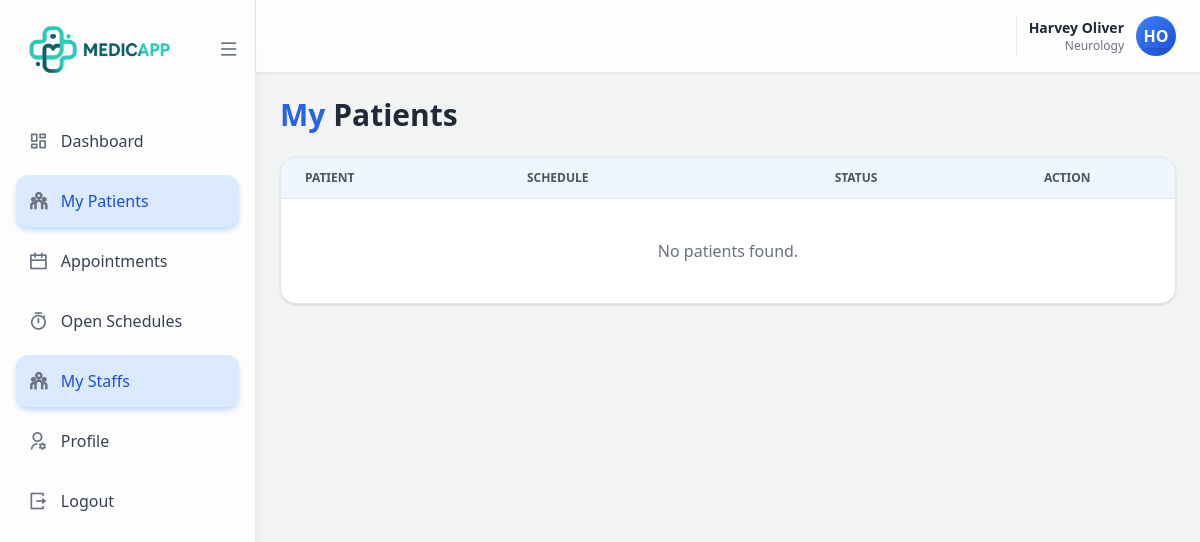
The page /doctor/patients (signed in) on the database as committed earlier.
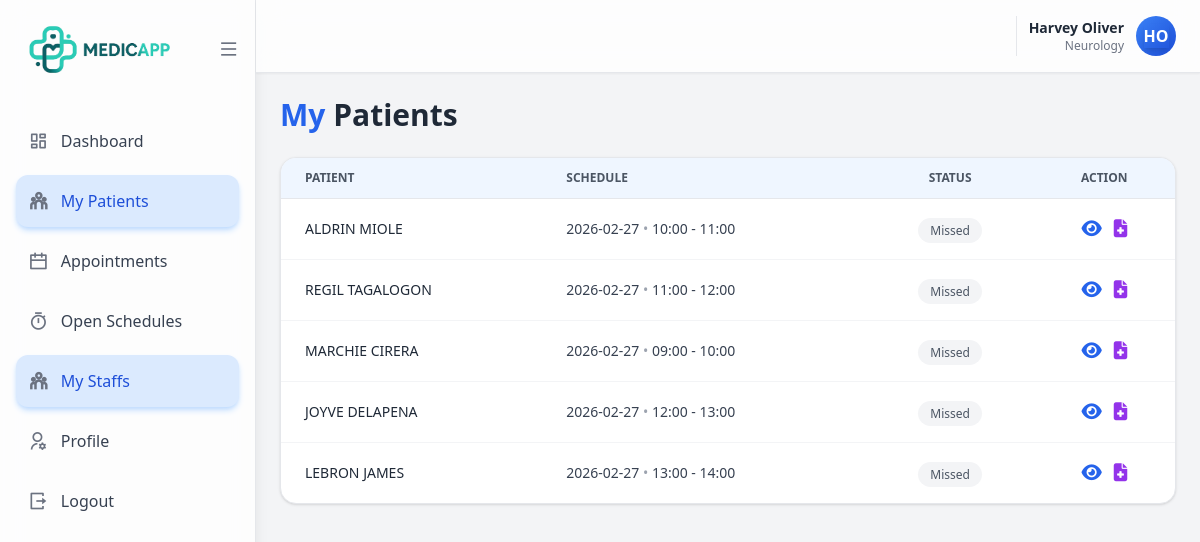
The same page on the database as committed later.
### app/models/appointment.py (models this page shows)
class Appointment(db.Model):
    __tablename__ = "appointment"
    appointment_id: Mapped[int] = mapped_column(Integer, primary_key=True, autoincrement=True)
    patient_id: Mapped[int] = mapped_column(ForeignKey("patient.patient_id"))
    doctor_id: Mapped[int] = mapped_column(ForeignKey("doctor.doctor_id"))
    doctor_schedule_id: Mapped[int] = mapped_column(
        ForeignKey("doctor_schedule.doctor_schedule_id"),
        nullable=True
    )
    appointment_date: Mapped[str] = mapped_column(String(10))
    appointment_time: Mapped[str] = mapped_column(String(20))
    reason: Mapped[str] = mapped_column(EncryptedColumn(), nullable=True)
    notes: Mapped[str | None] = mapped_column(EncryptedColumn(), nullable=True)
    status: Mapped[str] = mapped_column(String(20))
    type: Mapped[str] = mapped_column(String(30))
    reminder_1hr_sent: Mapped[bool] = mapped_column(db.Boolean, default=False)
    reminder_ontime_sent: Mapped[bool] = mapped_column(db.Boolean, default=False)
    created_at: Mapped[datetime] = mapped_column(DateTime, default=datetime.utcnow)
    patient: Mapped["Patient"] = relationship(back_populates="appointments")
    doctor: Mapped["Doctor"] = relationship(back_populates="appointments")
    payments: Mapped[list["PaymentRecord"]] = relationship(back_populates="appointment")
    record: Mapped["MedicalRecord"] = relationship(
        back_populates="appointment",
        uselist=False
    )
    schedule: Mapped["Doctor_Schedule"] = relationship(back_populates="appointments")

### app/models/patient.py (models this page shows, shortened)
class Patient(db.Model):
    __tablename__ = "patient"
    patient_id: Mapped[int] = mapped_column(
        Integer, primary_key=True, autoincrement=True
    )
    account_id: Mapped[int] = mapped_column(
        ForeignKey("account.account_id"),
        unique=True,
        nullable=False
    )
    firstname: Mapped[str] = mapped_column(String(50), nullable=False)
    middlename: Mapped[str | None] = mapped_column(String(50), nullable=True)
    lastname: Mapped[str] = mapped_column(String(50), nullable=False)
    gender: Mapped[str] = mapped_column(EncryptedColumn(), nullable=False)
    birthdate: Mapped[date] = mapped_column(Date, nullable=False)
    age: Mapped[int] = mapped_column(Integer, nullable=False)
    blood_type: Mapped[str | None] = mapped_column(EncryptedColumn(), nullable=True)
    civil_status: Mapped[str | None] = mapped_column(EncryptedColumn(), nullable=True)
    current_house_no: Mapped[str | None] = mapped_column(EncryptedColumn(), nullable=True)
    current_street: Mapped[str | None] = mapped_column(EncryptedColumn(), nullable=True)
    current_barangay: Mapped[str | None] = mapped_column(EncryptedColumn(), nullable=True)
    current_city: Mapped[str | None] = mapped_column(EncryptedColumn(), nullable=True)
    current_province: Mapped[str | None] = mapped_column(EncryptedColumn(), nullable=True)
    current_zipcode: Mapped[str | None] = mapped_column(EncryptedColumn(), nullable=True)
    permanent_house_no: Mapped[str] = mapped_column(EncryptedColumn(), nullable=False)
    permanent_street: Mapped[str | None] = mapped_column(EncryptedColumn(), nullable=True)
    permanent_barangay: Mapped[str] = mapped_column(EncryptedColumn(), nullable=False)
    permanent_city: Mapped[str] = mapped_column(EncryptedColumn(), nullable=False)
    permanent_province: Mapped[str] = mapped_column(EncryptedColumn(), nullable=False)
    permanent_zipcode: Mapped[str] = mapped_column(EncryptedColumn(), nullable=False)
    phone: Mapped[str] = mapped_column(nullable=False)
    phone_otp: Mapped[str | None] = mapped_column(EncryptedColumn(), nullable=True)
    phone_otp_expiry: Mapped[datetime | None] = mapped_column(DateTime, nullable=True)
    phone_verified: Mapped[bool] = mapped_column(default=False, nullable=False)
    email: Mapped[str | None] = mapped_column(nullable=True)
    email_otp: Mapped[str | None] = mapped_column(EncryptedColumn(), nullable=True)
    email_otp_expiry: Mapped[datetime | None] = mapped_column(DateTime, nullable=True)
    email_verified: Mapped[bool] = mapped_column(default=False, nullable=False)
    ec_name: Mapped[str | None] = mapped_column(EncryptedColumn(), nullable=True)
    ec_phone: Mapped[str | None] = mapped_column(EncryptedColumn(), nullable=True)
    ec_relation: Mapped[str | None] = mapped_column(EncryptedColumn(), nullable=True)
    ec_address: Mapped[str | None] = mapped_column(EncryptedColumn(), nullable=True)
    profile_image: Mapped[str | None] = mapped_column(nullable=True)
    missed_appointments = db.Column(db.Integer, default=0)
    is_suspended = db.Column(db.Boolean, default=False)
    suspended_at = db.Column(db.DateTime, nullable=True)
    created_at: Mapped[datetime] = mapped_column(
        DateTime, default=datetime.utcnow, nullable=False
    )
    updated_at: Mapped[datetime] = mapped_column(
        DateTime,
        default=datetime.utcnow,
        onupdate=datetime.utcnow,
        nullable=False
    )
    account: Mapped["Account"] = relationship(back_populates="patient")
    appointments: Mapped[list["Appointment"]] = relationship(back_populates="patient")
    records: Mapped[list["MedicalRecord"]] = relationship(back_populates="patient")
    notifications: Mapped[list["Notification"]] = relationship(back_populates="patient")
    history: Mapped["PatientHistoryBackground"] = relationship(
        back_populates="patient",
        uselist=False,
        cascade="all, delete-orphan"
    )
    medical_visibility: Mapped["MedicalVisibility"] = relationship(
        back_populates="patient",
        uselist=False,
        cascade="all, delete-orphan"
    )
    appointment_visibility: Mapped[list["AppointmentVisibility"]] = relationship(
        back_populates="patient",
        cascade="all, delete-orphan"
    )

### app/routes/doctor/patients.py (the view)
@doctor_bp.route('/patients')
@login_required
def doctor_patients():
    if current_user.role != "doctor":
        return redirect (url_for('misc.forbidden'))
    doctor = None
    if current_user.role == "doctor":
        doctor = Doctor.query.filter_by(account_id=current_user.account_id).first()
    elif current_user.role == "secretary":
        secretary = Doctor_Secretary.query.filter_by(account_id=current_user.account_id).first()
        if not secretary:
            abort(403)
        doctor = secretary.doctor
    latest_subquery = (
        db.session.query(
            Appointment.patient_id,
            func.max(Appointment.appointment_id).label("latest_id")
        )
        .filter(Appointment.doctor_id == doctor.doctor_id)
        .group_by(Appointment.patient_id)
        .subquery()
    )
    records = (
        db.session.query(Patient, Appointment)
        .join(Appointment, Appointment.patient_id == Patient.patient_id)
        .join(
            latest_subquery,
            Appointment.appointment_id == latest_subquery.c.latest_id
        )
        .all()
    )
    patient_list = []
    for patient, appointment in records:
        decrypted = get_patient_cache(patient.patient_id)
        patient_list.append({
            "patient_id": patient.patient_id,
            "firstname": decrypted["firstname"],
            "lastname": decrypted["lastname"],
            "appointment": appointment
        })
    return render_template(
        "doctor/doctor_patients.html",
        doctor=doctor,
        patients=patient_list
    )

### app/models/account.py (called while the page is built)
    @property
    def is_authenticated(self):
        return True

### app/routes/auth/login.py (called while the page is built)
@login_manager.user_loader
def load_user(account_id):
    return Account.query.get(int(account_id))

### app/security/crypto.py (called while the page is built)
def derive_key(master_key: bytes, salt: bytes) -> bytes:
    kdf = PBKDF2HMAC(
        algorithm=hashes.SHA256(),
        length=32,  # AES-256
        salt=salt,
        iterations=PBKDF2_ITERATIONS,
    )
    return kdf.derive(master_key)

def decrypt_value(data):
    if data is None:
        return None
    if not isinstance(data, str):
        return str(data)
    try:
        payload = json.loads(data)
    except Exception:
        return data
    required_keys = {"salt", "nonce", "ciphertext"}
    if not required_keys.issubset(payload):
        return data
    try:
        salt = base64.b64decode(payload["salt"])
        nonce = base64.b64decode(payload["nonce"])
        ciphertext = base64.b64decode(payload["ciphertext"])
        key = derive_key(MASTER_KEY, salt)
        aesgcm = AESGCM(key)
        plaintext = aesgcm.decrypt(nonce, ciphertext, None)
        return plaintext.decode()
    except Exception:
        return None

### app/templates/doctor/doctor_patients.html (shortened to what the changed rows need)
{% extends 'base/layout.html' %}
{% block content %}
<div class="w-full flex bg-gray-100">
    <div class="flex-1 flex flex-col">
        <div class="p-6">
            <h1 class="text-3xl font-bold text-gray-800 mb-6">
                <span class="text-blue-600">My</span> Patients
            </h1>
            <div class="bg-white rounded-2xl shadow border overflow-hidden">
                <table class="min-w-full divide-y divide-gray-200">
                    <thead class="bg-blue-50">
                        <tr>
                            <th class="px-6 py-3 text-xs font-semibold text-gray-600 uppercase text-left">
                                Patient
                            </th>
                            <th class="px-6 py-3 text-xs font-semibold text-gray-600 uppercase text-left">
                                Schedule
                            </th>
                            <th class="px-6 py-3 text-xs font-semibold text-gray-600 uppercase text-center">
                                Status
                            </th>
                            <th class="px-6 py-3 text-xs font-semibold text-gray-600 uppercase text-center">
                                Action
                            </th>
                        </tr>
                    </thead>
                    <tbody class="divide-y divide-gray-100">
                        {% for p in patients %}
                        <tr class="hover:bg-blue-50 transition">
                            <td class="px-6 py-4 text-sm font-medium text-gray-800 uppercase">
                                {{ p.firstname }}
                                {{ p.lastname }}
                            </td>
                            <td class="px-6 py-4 text-sm text-gray-700">
                                {{ p.appointment.appointment_date }}
                                <span class="text-gray-400">•</span>
                                {{ p.appointment.appointment_time }}
                            </td>
                            <td class="px-6 py-4 text-center">
                                {% if p.appointment.status == 'Pending' %}
                                    <span class="px-3 py-1 rounded-full text-xs font-medium
                                                 bg-yellow-100 text-yellow-700">
                                        Pending
                                    </span>
                                {% elif p.appointment.status == 'Accepted' %}
                                    <span class="px-3 py-1 rounded-full text-xs font-medium
                                                 bg-blue-100 text-blue-700">
                                        Accepted
                                    </span>
                                {% elif p.appointment.status == 'Done' %}
                                    <span class="px-3 py-1 rounded-full text-xs font-medium
                                                 bg-green-100 text-green-700">
                                        Done
                                    </span>
                                {% else %}
                                    <span class="px-3 py-1 rounded-full text-xs font-medium
                                                 bg-gray-100 text-gray-600">
                                        {{ p.appointment.status }}
                                    </span>
                                {% endif %}
                            </td>
                            <td class="px-6 py-4 text-center">
                                <div class="flex justify-center items-center gap-3">
                                    <a href="{{ url_for('doctor.view_appointments') }}?patient={{ p.firstname }} {{ p.lastname }}"
                                        class="text-blue-600 hover:text-blue-800 transition"
                                        title="View Appointments">
                                        <i class="fas fa-eye text-lg"></i>
                                    </a>
                                    <a href="{{ url_for('patient.viewProfile',
                                                patient_id=p.appointment.patient_id) }}"
                                        class="text-purple-600 hover:text-purple-800 transition"
                                        title="View Medical Records"
                                        target="_blank"
                                    >
                                        <i class="fas fa-file-medical text-lg"></i>
                                    </a>
                                </div>
                            </td>
                        </tr>
                        {% else %}
                        <tr>
                            <td colspan="4" class="px-6 py-10 text-center text-gray-500">
                                No patients found.
                            </td>
                        </tr>
                        {% endfor %}
                    </tbody>
                </table>
            </div>
        </div>
    </div>
</div>
{% endblock %}

Rows that differ between the two databases and show on the page:
added Appointment: firstname "ALDRIN", lastname "MIOLE", appointment.appointment_date "2026-02-27", appointment.appointment_time "10:00 - 11:00", appointment.status "Missed"
added Appointment: firstname "REGIL", lastname "TAGALOGON", appointment.appointment_date "2026-02-27", appointment.appointment_time "11:00 - 12:00", appointment.status "Missed"
added Appointment: firstname "MARCHIE", lastname "CIRERA", appointment.appointment_date "2026-02-27", appointment.appointment_time "09:00 - 10:00", appointment.status "Missed"
added Appointment: firstname "JOYVE", lastname "DELAPENA", appointment.appointment_date "2026-02-27", appointment.appointment_time "12:00 - 13:00", appointment.status "Missed"
added Appointment: firstname "LEBRON", lastname "JAMES", appointment.appointment_date "2026-02-27", appointment.appointment_time "13:00 - 14:00", appointment.status "Missed"
Other text that changed with them:
text no longer shown: "No patients found."
